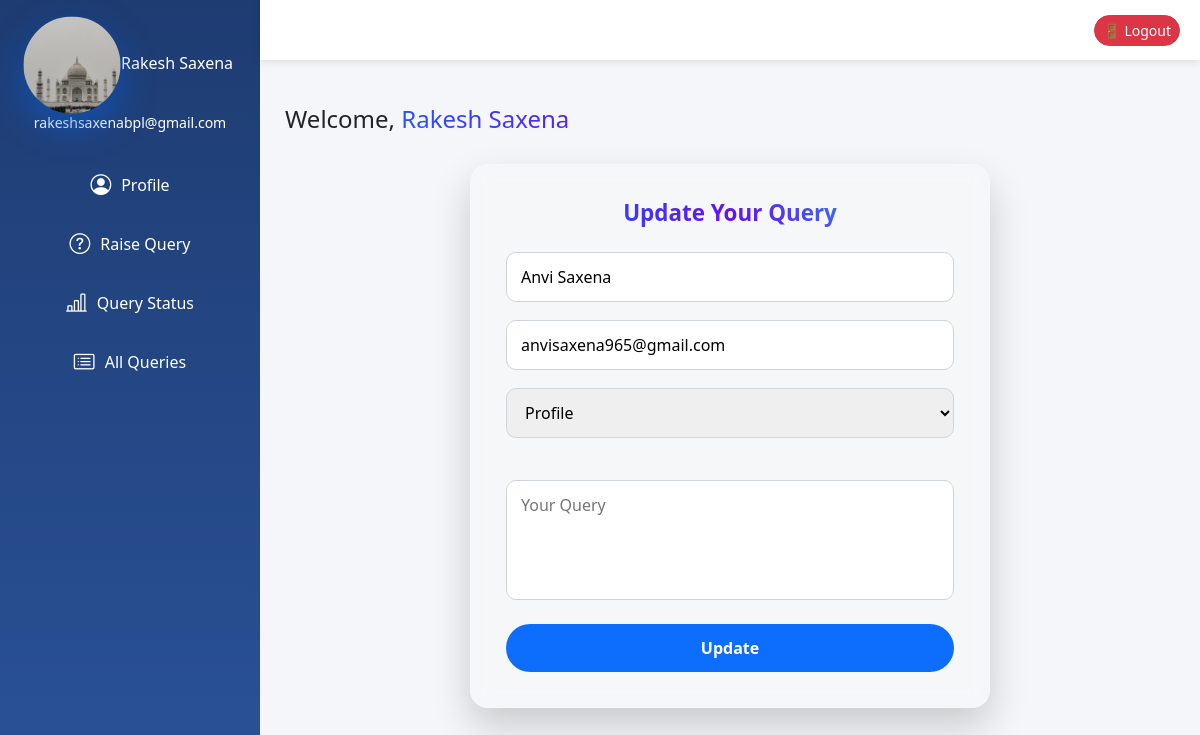
The page /userdashboard/edit_query/1/ (signed in) on the database its author committed.
### app/models.py (models this page shows, shortened)
class Employee1(models.Model):
    name = models.CharField(max_length=100,validators=[MaxLengthValidator(10),MinLengthValidator(3)],   error_messages={
        'blank': 'Enter a valid name',
        'min_length': 'Name must be at least 3 characters',
        'max_length': 'Name must not exceed 10 characters',
    })
    email = models.EmailField(unique=True)
    contact = models.CharField(max_length=15,validators=[Emp1_contact])
    image = models.ImageField(upload_to='employee_profiles/', null=True, blank=True)
    password = models.CharField(max_length=128,default='N/A')
    department=models.CharField(max_length=50,null=True)
    d_code = models.CharField(max_length=20,null=True)
    d_des = models.CharField(max_length=50,null=True)

class Query(models.Model):
    name = models.CharField(max_length=100)
    email = models.EmailField()
    subject = models.CharField(max_length=200)
    message = models.TextField()
    created_at = models.DateTimeField(auto_now_add=True)
    status=models.CharField(max_length=10,default='panding')
    solution=models.CharField(max_length=100,null=True)

### app/views.py (the view)
# urls.py: path('userdashboard/edit_query/<int:pk>/',edit_query,name='edit_query'),
def edit_query(req,pk):
     if "user_id" in req.session:
          id=req.session['user_id']
          userdata=emp1.objects.get(id=id)
          query=Query.objects.get(id=pk)
          return render (req,'userdashboard.html',{'data':userdata,'e_query':query})
     else:
          return redirect('login')

### app/templates/userdashboard.html (shortened to what this page needs)
{% extends "base.html" %}
{% block content %}
<div class="sidebar" id="sidebar">
  <div class="user-box">
    <img src="{{ data.image.url }}" onerror="this.src='https://via.placeholder.com/90'">
    <h6>{{ data.name }}</h6>
    <small>{{ data.email }}</small>
  </div>
  <a href="{% url 'profile' %}"><i class="bi bi-person-circle"></i> <span>Profile</span></a>
  <a href="{% url 'query' %}"><i class="bi bi-question-circle"></i> <span>Raise Query</span></a>
  <a href="{% url 'query_status' %}"><i class="bi bi-bar-chart-line"></i> <span>Query Status</span></a>
  <a href="{% url 'all_query' %}"><i class="bi bi-card-list"></i> <span>All Queries</span></a>
</div>
<div class="topbar">
  <a href="{% url 'logout' %}" class="btn btn-danger btn-sm">🚪 Logout</a>
</div>
<div class="main-content">
  <h4 class="mb-4">Welcome, <span class="gradient-text">{{ data.name }}</span></h4>
  {% if e_query %}
        <div class="query-card">
            <form action="{% url 'Update_query' pk=e_query.id %}" method="post">
                <h3 class="query-title">Update Your Query</h3>
                <div class="query-field">
                    <input type="text" name="name" value="{{ e_query.name }}">
                </div>
                <div class="query-field">
                    <input type="email" name="email" value="{{ e_query.email }}">
                </div>
                <div class="query-field">
                    <select name="subject">
                        <option value="Profile" {% if e_query.subject == "Profile" %}selected{% endif %}>Profile</option>
                    </select>
                </div>
                <br>
                <div class="query-field">
                    <textarea name="query" placeholder="Your Query">{{ e_query.query }}</textarea>
                </div>
                <button class="query-btn" type="submit">Update</button>
            </form>
  {% endif %}
        </div>
</div>
{% endblock %}

### app/templates/userdashboard.html (style rules this page uses)
body { background:#f4f6f9; overflow-x:hidden; font-family: 'Segoe UI', sans-serif; margin:0; }
.sidebar { position:fixed; top:0; left:0; height:100vh; background:linear-gradient(180deg,#1e3c72,#2a5298); color:#fff; transition: width 0.3s ease; z-index: 1000; overflow:hidden; width:70px; padding:20px 5px; }
.user-box { text-align:center; margin-bottom:25px; }
.user-box img { width:50px; height:50px; border-radius:50%; object-fit:cover; border:none; box-shadow: 0 6px 15px rgba(13,110,253,0.2), 0 3px 8px rgba(0,0,0,0.08); transition: width 0.3s, height 0.3s, transform 0.3s, box-shadow 0.3s; }
.user-box h6, .user-box small { opacity:0; transition: opacity 0.3s; white-space: nowrap; overflow: hidden; }
.sidebar a { display:flex; align-items:center; color:#fff; text-decoration:none; padding:10px 12px; border-radius:8px; margin-bottom:8px; justify-content:center; transition:0.3s; }
.sidebar a i { font-size:1.3rem; transition: transform 0.3s; }
.sidebar a span { display:none; margin-left:10px; white-space: nowrap; }
.topbar { position:fixed; top:0; left:70px; right:0; height:60px; background:#fff; display:flex; align-items:center; justify-content:flex-end; padding:0 20px; box-shadow:0 2px 8px rgba(0,0,0,0.1); z-index:1001; transition: left 0.3s ease; }
.main-content { margin-left:70px; margin-top:80px; padding:25px; transition: margin-left 0.3s ease; }
.gradient-text { background: linear-gradient(45deg, #0d6efd, #6610f2, #0dcaf0); background-size: 300% 300%; -webkit-background-clip: text; -webkit-text-fill-color: transparent; animation: gradientMove 3s ease infinite; }
.form-control, .form-select, textarea { border-radius:10px; transition:0.3s; box-shadow:none; border:1px solid #ced4da; }
.btn-primary, .btn-danger, .btn-warning { border-radius:50px; transition:0.2s, transform 0.2s; }
.query-card { max-width:520px; margin:30px auto; padding:35px; border-radius:18px; background: rgba(255,255,255,0.12); backdrop-filter: blur(10px); border:1px solid rgba(255,255,255,0.2); box-shadow: 0 18px 38px rgba(0,0,0,0.18); }
.query-title { text-align:center; margin-bottom:25px; font-size:1.4rem; font-weight:600; background: linear-gradient(45deg, #0d6efd, #6610f2, #0dcaf0); -webkit-background-clip:text; -webkit-text-fill-color:transparent; }
.query-field { margin-bottom:18px; }
.query-field input, .query-field select, .query-field textarea { width:100%; padding:12px 14px; border-radius:10px; border:1px solid #ced4da; transition:0.3s; }
.query-field textarea { min-height:120px; resize:none; }
.query-btn { width:100%; padding:12px; border:none; border-radius:50px; background:#0d6efd; color:#fff; font-weight:600; transition:0.3s; }

### rows shown on the page
Employee1: image (picture), name "Rakesh Saxena", email "rakeshsaxenabpl@gmail.com"
Query: name "Anvi Saxena", email "anvisaxena965@gmail.com", subject "Profile"
